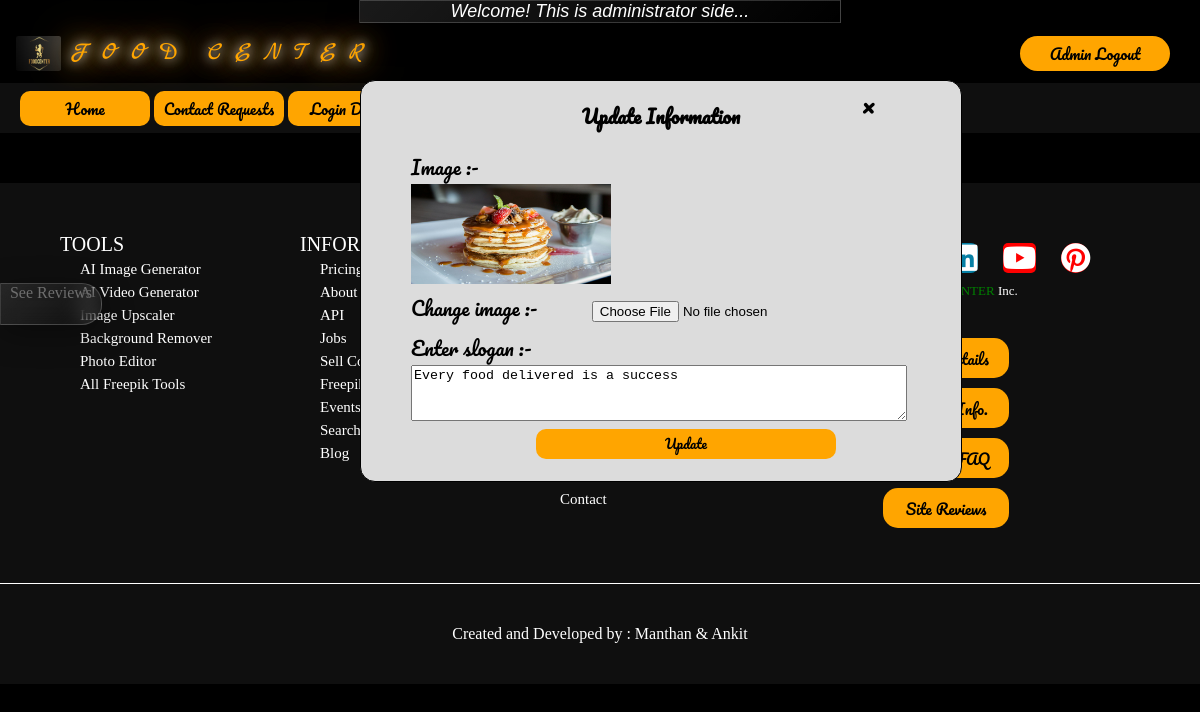
Page /admin/update_slider.php?slideruid=1 on the committed database.
### tables this page shows
CREATE TABLE `slider` (
  `id` bigint(10) NOT NULL,
  `image` varchar(100) NOT NULL,
  `slogan` varchar(200) NOT NULL
);

### admin/update_slider.php (the view, shortened to what this page needs)
<!DOCTYPE html>
<html lang="en">
<head>
</head>
<body style="   background-image: url('../admin/images/sandwich\ \(5\).jpg');
      background-size: contain;">
    <?php include 'head.php'; ?>
    <form action="update_slider.php" method="get">
        <?php
        if (isset($_GET['slideruid'])) {
            $id = $_GET['slideruid'];
        ?>
            <form action="update_slider.php" method="get">
                <div class="c">
                    <span class="closebtn" style="position:fixed;top:12%;right:27%;color:black;"
                        onclick="this.parentElement.style.display='none';"><a href="slider.php"
                            style="color:black;text-decoration:none;">&times;</a></span>
                    <center>
                        <h3>Update Information</h3>
                    </center>
                    <?php
                    include '../connect.php';
                    $sql = "select * from `slider` where id=$id";
                    $result = mysqli_query($con, $sql);
                    $num = mysqli_num_rows($result);
                    if ($num > 0) {
                        while ($ram = mysqli_fetch_assoc($result)) {
                    ?>
                            <label>Image :-</label><br>
                            <img src="../admin/images/<?php echo $ram['image']; ?>" alt=""
                                onerror="this.src='../foodcenter/images/loading.gif';"
                                style="height: 100px;width:200px;margin-left:50px;"><br>
                            <label>Change image :-</label>
                            <input type="file" name="name"><br>
                            <label>Enter slogan :-</label><br>
                            <textarea name="pass" required><?php echo $ram['slogan']; ?></textarea><br>
                    <?php }
                    } ?>
                    <center>
                        <input type="submit" value="Update" name="update2" class="btn">
                    </center>
                </div>
            </form>
        <?php
        } ?>
    </form>
    <?php include 'footer.php'; ?>
</body>
</html>

### admin/styles/homepage.css (style rules this page uses)
body { background-color: black; color: white; background-image: url("../images/background.jpg"); background-size: cover; }

### admin/update_slider.php (style rules this page uses)
.closebtn { margin-left: 15px; color: white; font-weight: bold; float: right; font-size: 22px; line-height: 20px; cursor: pointer; transition: 0.3s; }
.c { z-index: 1; height: 400px; width: 600px; background-color: gainsboro; position: fixed; top: 10%; left: 30%; border: 1px solid black; border-radius: 15px; color: black; font-family: font2; }
.c input { height: 30px; width: 300px; margin-left: 50px; }
.c label { font-size: larger; margin-left: 50px; }
.c textarea { margin-left: 50px; width: 490px; height: 50px; }
.btn { height: 35px; width: 150px; font-family: font2; background-color: orange; color: black; border: none; border-radius: 10px; }

### admin/head.php (style rules this page uses)
body { margin: 0px; padding: 0px; }

### rows in the picture
slider: image (picture), pass "Every food delivered is a success"
